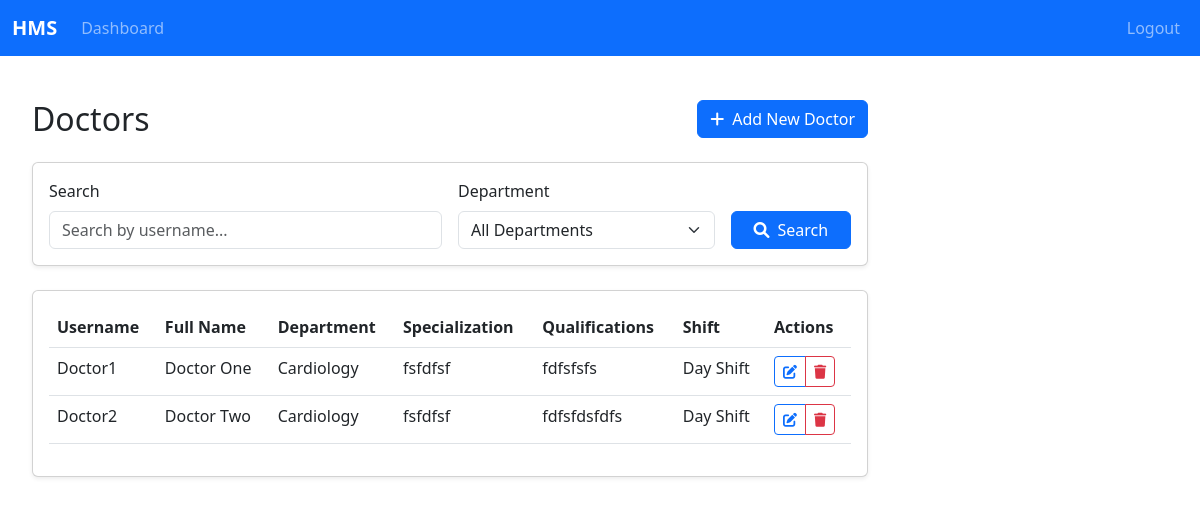
/view_doctors/ (signed in), run on the app's committed database.
### hospital/models.py (models this page shows, shortened)
class DoctorProfile(models.Model):
    user_profile = models.OneToOneField(settings.AUTH_USER_MODEL, on_delete=models.CASCADE)
    specialization = models.CharField(max_length=100)
    qualifications = models.TextField()
    department = models.ForeignKey(Department, on_delete=models.CASCADE)
    shift = models.ForeignKey(Shift, on_delete=models.SET_NULL, null=True)

class UserProfile(AbstractUser):
    email = models.EmailField(unique=True)
    GENDER_CHOICES = [
        ('M', 'Male'),
        ('F', 'Female'),
        ('O', 'Other'),
    ]
    gender = models.CharField(max_length=1, choices=GENDER_CHOICES)
    address = models.CharField(max_length=200)
    date_of_birth = models.DateField(default=date.today)
    contact_no = models.IntegerField(
        validators=[
            MinValueValidator(1500000000),
            MaxValueValidator(1999999999)
        ], unique=True, default=0000000000
    )
    ACCOUNT_TYPE_CHOICES = [
        ('patient', 'Patient'),
        ('doctor', 'Doctor'),
    ]
    account_type = models.CharField(max_length=20, choices=ACCOUNT_TYPE_CHOICES, blank=False, null=False)
    is_approved = models.BooleanField(default=True)
    @property
    def full_name(self):
        return f"{self.first_name} {self.last_name}"

class Department(models.Model):
    DEPARTMENT_CHOICES = [
        ('cardiology', 'Cardiology'),
        ('neurology', 'Neurology'),
        ('orthopedics', 'Orthopedics'),
        ('pediatrics', 'Pediatrics')
    ]
    name = models.CharField(max_length=100, unique=True, choices=DEPARTMENT_CHOICES)
    description = models.TextField()
    head_doctor = models.OneToOneField('DoctorProfile', related_name='head_of_department', unique=True, null=True, blank=True, on_delete=models.SET_NULL)

class Shift(models.Model):
    SHIFT_CHOICES = [
        ('day', 'Day Shift'),
        ('evening', 'Evening Shift'),
        ('night', 'Night Shift')
    ]
    type = models.CharField(max_length=20, unique=True, choices=SHIFT_CHOICES)
    start_time = models.TimeField()
    end_time = models.TimeField()

### hospital/views.py (the view)
# urls.py: path('view_doctors/', views.view_doctors, name='view_doctors'),
@login_required
def view_doctors(request):
    form = DoctorFilterForm(request.GET)
    all_doctors = DoctorProfile.objects.select_related('user_profile').filter(user_profile__is_approved=True)
    if form.is_valid():
        search_query = form.cleaned_data.get('search_query')
        department = form.cleaned_data.get('department')
        if search_query:
            all_doctors = all_doctors.filter(user_profile__username__icontains=search_query)
        if department:
            all_doctors = all_doctors.filter(department = department)
    all_doctors = all_doctors.order_by("user_profile__username")
    return render(request, 'view_doctors.html', {'all_doctors': all_doctors, 'form': form})

### hospital/forms.py
class DoctorFilterForm(forms.Form):
    search_query = forms.CharField(label='Search by Username',required=False)
    department = forms.ModelChoiceField(queryset=Department.objects.all(), required=False, empty_label='Select department')

### hospital/templates/view_doctors.html (shortened to what this page needs)
{% extends 'base.html' %}
{% block content %}
<div class="container py-4">
    <div class="d-flex justify-content-between align-items-center mb-4">
        <h2 class="mb-0">Doctors</h2>
        <a href="{% url 'create_doctor' %}" class="btn btn-primary">
            <i class="fas fa-plus me-2"></i>Add New Doctor
        </a>
    </div>
    <div class="card shadow-sm mb-4">
        <div class="card-body">
            <form method="get" class="row g-3">
                <div class="col-md-6">
                    <label for="search_query" class="form-label">Search</label>
                    <input type="text" class="form-control" id="search_query" name="search_query"
                           placeholder="Search by username..." value="{{ form.search_query.value|default:'' }}">
                </div>
                <div class="col-md-4">
                    <label for="department" class="form-label">Department</label>
                    <select class="form-select" id="department" name="department">
                        <option value="">All Departments</option>
                    </select>
                </div>
                <div class="col-md-2 d-flex align-items-end">
                    <button type="submit" class="btn btn-primary w-100">
                        <i class="fas fa-search me-2"></i>Search
                    </button>
                </div>
            </form>
        </div>
    </div>
    <div class="card shadow-sm">
        <div class="card-body">
            {% if all_doctors %}
                <div class="table-responsive">
                    <table class="table table-hover">
                        <thead>
                            <tr>
                                <th>Username</th>
                                <th>Full Name</th>
                                <th>Department</th>
                                <th>Specialization</th>
                                <th>Qualifications</th>
                                <th>Shift</th>
                                <th>Actions</th>
                            </tr>
                        </thead>
                        <tbody>
                            {% for doctor in all_doctors %}
                                <tr>
                                    <td>{{ doctor.user_profile.username }}</td>
                                    <td>{{ doctor.user_profile.full_name }}</td>
                                    <td>{{ doctor.department.get_name_display }}</td>
                                    <td>{{ doctor.specialization }}</td>
                                    <td>{{ doctor.qualifications }}</td>
                                    <td>{{ doctor.shift.get_type_display }}</td>
                                    <td>
                                        <div class="btn-group">
                                            <a href="{% url 'edit_doctor' doctor.user_profile.id %}"
                                               class="btn btn-sm btn-outline-primary">
                                                <i class="fas fa-edit"></i>
                                            </a>
                                            <a href="{% url 'delete_doctor' doctor.user_profile.id %}"
                                               class="btn btn-sm btn-outline-danger">
                                                <i class="fas fa-trash"></i>
                                            </a>
                                        </div>
                                    </td>
                                </tr>
                            {% endfor %}
                        </tbody>
                    </table>
                </div>
            {% else %}
                <div class="text-center py-4">
                    <i class="fas fa-user-md fa-3x text-muted mb-3"></i>
                    <h5 class="text-muted">No doctors found</h5>
                    <p class="text-muted">Try adjusting your search or filter criteria</p>
                </div>
            {% endif %}
        </div>
    </div>
</div>
{% endblock %}

### hospital/templates/base.html (style rules this page uses)
.card { margin-bottom: 20px; box-shadow: 0 2px 4px rgba(0,0,0,0.1); }

### data on the page
DoctorProfile: user_profile.username "Doctor1", user_profile.full_name "Doctor One", department.name "Cardiology", specialization "fsfdfsf", qualifications "fdfsfsfs", shift.type "Day Shift"
DoctorProfile: user_profile.username "Doctor2", user_profile.full_name "Doctor Two", department.name "Cardiology", specialization "fsfdfsf", qualifications "fdfsfdsfdfs", shift.type "Day Shift"
